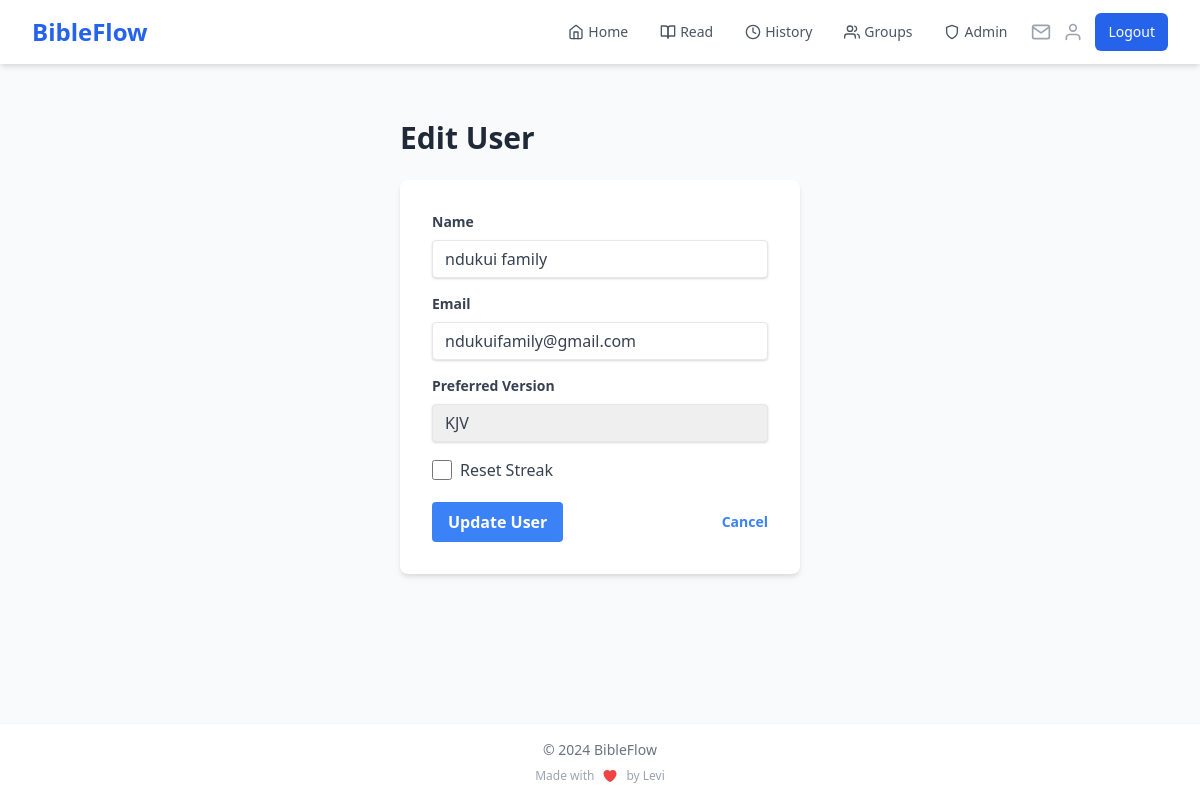
/admin/users/2/edit (signed in), run on the app's committed database.
### app.py (models this page shows)
class User(UserMixin, db.Model):
    id = db.Column(db.Integer, primary_key=True)
    name = db.Column(db.String(100), nullable=False)
    email = db.Column(db.String(120), unique=True, nullable=False, index=True)
    password_hash = db.Column(db.String(200), nullable=False)
    streak = db.Column(db.Integer, default=0)
    last_read_date = db.Column(db.DateTime, index=True)
    readings = db.relationship('Reading', backref='user', lazy='dynamic')
    preferred_version = db.Column(db.String(10), default='KJV')
    created_groups = db.relationship('ReadingGroup', backref='creator', lazy='dynamic')
    group_memberships = db.relationship('GroupMember', backref='user', lazy='dynamic')

### app.py (the view, shortened to what this page needs)
@app.route('/admin/users/<int:user_id>/edit', methods=['GET', 'POST'])
@login_required
@admin_required
def admin_edit_user(user_id):
    user = User.query.get_or_404(user_id)
    return render_template('admin/edit_user.html', user=user)

### app.py (called while the page is built)
@login_manager.user_loader
def load_user(user_id):
    if 'user_id' in session:
        return User.query.get(int(session['user_id']))
    return None

@app.context_processor
def inject_user_name():
    if current_user.is_authenticated:
        return dict(user_name=current_user.name)
    return dict(user_name='Guest')

@app.context_processor
def inject_invitation_count():
    if current_user.is_authenticated:
        invitation_count = GroupInvitation.query.filter(
            GroupInvitation.email == current_user.email,
            GroupInvitation.used == False,
            GroupInvitation.expires_at > datetime.utcnow()
        ).count()
        return dict(invitation_count=invitation_count)
    return dict(invitation_count=0)

def admin_required(f):
    @wraps(f)
    def decorated_function(*args, **kwargs):
        if not current_user.is_authenticated or current_user.email.lower() != 'mukuhalevi@gmail.com'.lower():
            flash('You do not have permission to access the admin panel.')
            return redirect(url_for('home'))
        return f(*args, **kwargs)
    return decorated_function

### templates/admin/edit_user.html
{% extends "base.html" %}
{% block content %}
<div class="container mx-auto p-6 max-w-md">
    <h1 class="text-3xl font-bold mb-6 text-gray-800">Edit User</h1>
    <form method="POST" class="bg-white shadow-md rounded-lg p-8">
        <div class="mb-4">
            <label class="block text-gray-700 text-sm font-bold mb-2" for="name">Name</label>
            <input type="text" name="name" value="{{ user.name }}"
                class="shadow appearance-none border rounded w-full py-2 px-3 text-gray-700 leading-tight focus:outline-none focus:shadow-outline">
        </div>
        <div class="mb-4">
            <label class="block text-gray-700 text-sm font-bold mb-2" for="email">Email</label>
            <input type="email" name="email" value="{{ user.email }}"
                class="shadow appearance-none border rounded w-full py-2 px-3 text-gray-700 leading-tight focus:outline-none focus:shadow-outline">
        </div>
        <div class="mb-4">
            <label class="block text-gray-700 text-sm font-bold mb-2" for="preferred_version">Preferred Version</label>
            <select name="preferred_version"
                class="shadow appearance-none border rounded w-full py-2 px-3 text-gray-700 leading-tight focus:outline-none focus:shadow-outline">
                {% for version in ['KJV', 'WEB', 'ASV', 'BSB', 'NLT', 'ESV'] %}
                    <option value="{{ version }}" {% if user.preferred_version == version %}selected{% endif %}>
                        {{ version }}
                    </option>
                {% endfor %}
            </select>
        </div>
        <div class="mb-4">
            <label class="inline-flex items-center">
                <input type="checkbox" name="reset_streak" value="1"
                    class="form-checkbox h-5 w-5 text-blue-600">
                <span class="ml-2 text-gray-700">Reset Streak</span>
            </label>
        </div>
        <div class="flex items-center justify-between">
            <button type="submit" class="bg-blue-500 hover:bg-blue-700 text-white font-bold py-2 px-4 rounded focus:outline-none focus:shadow-outline">
                Update User
            </button>
            <a href="{{ url_for('admin_users') }}" class="inline-block align-baseline font-bold text-sm text-blue-500 hover:text-blue-800">
                Cancel
            </a>
        </div>
    </form>
</div>
{% endblock %}

### data on the page
User: name "ndukui family", email "ndukuifamily@gmail.com", preferred_version "KJV"
